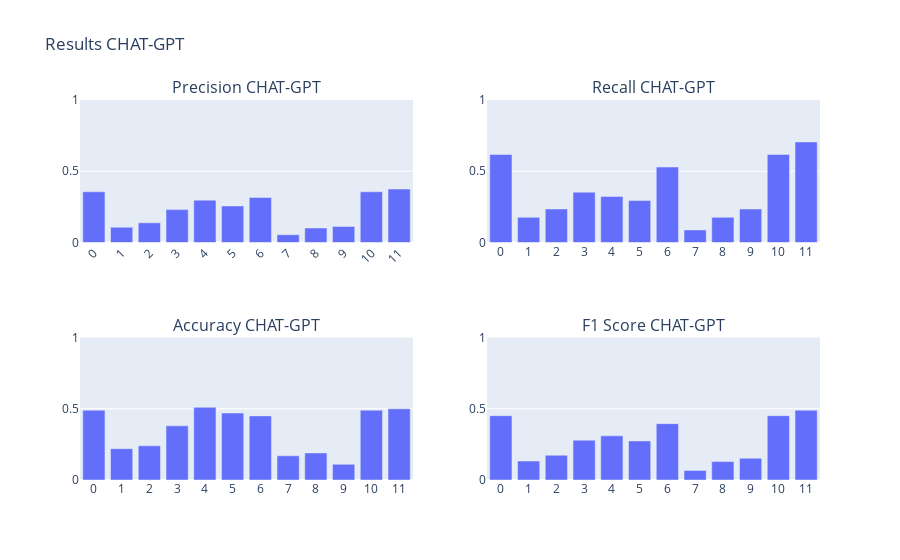

The code cell stored with this chart in its notebook:
### Markdown cell above
### Hard benchmark

### Code cell
folder = "data/results/chat_gpt"
files = get_json_files(folder)

# exclude 
files = [f for f in files if f != "2023-04-24 16:08:16.804316_simple_promt.json"]

results_cg = calculate_results(files, folder, model_name="CHAT-GPT")
create_chart(results_cg)

### Figure 1 — Plotly figure (JSON) as saved in the notebook; plotly's stock layout.template omitted (floating-point values rounded to 4 significant figures)
{"data": [{"alignmentgroup": "True", "hovertemplate": "Index=%{x}<br>Accuracy=%{y}<extra></extra>", "legendgroup": "", "marker": {"color": "#636efa", "pattern": {"shape": ""}}, "name": "", "offsetgroup": "", "orientation": "v", "showlegend": false, "textposition": "auto", "type": "bar", "x": ["0", "1", "2", "3", "4", "5", "6", "7", "8", "9", "10", "11"], "xaxis": "x3", "y": [0.49, 0.22, 0.24, 0.38, 0.51, 0.47, 0.45, 0.17, 0.19, 0.11, 0.49, 0.5], "yaxis": "y3"}, {"alignmentgroup": "True", "hovertemplate": "Index=%{x}<br>Precision=%{y}<extra></extra>", "legendgroup": "", "marker": {"color": "#636efa", "pattern": {"shape": ""}}, "name": "", "offsetgroup": "", "orientation": "v", "showlegend": false, "textposition": "auto", "type": "bar", "x": ["0", "1", "2", "3", "4", "5", "6", "7", "8", "9", "10", "11"], "xaxis": "x", "y": [0.3559, 0.1071, 0.1379, 0.2308, 0.2973, 0.2564, 0.3158, 0.05455, 0.1017, 0.1127, 0.3559, 0.375], "yaxis": "y"}, {"alignmentgroup": "True", "hovertemplate": "Index=%{x}<br>Recall=%{y}<extra></extra>", "legendgroup": "", "marker": {"color": "#636efa", "pattern": {"shape": ""}}, "name": "", "offsetgroup": "", "orientation": "v", "showlegend": false, "textposition": "auto", "type": "bar", "x": ["0", "1", "2", "3", "4", "5", "6", "7", "8", "9", "10", "11"], "xaxis": "x2", "y": [0.6176, 0.1765, 0.2353, 0.3529, 0.3235, 0.2941, 0.5294, 0.08824, 0.1765, 0.2353, 0.6176, 0.7059], "yaxis": "y2"}, {"alignmentgroup": "True", "hovertemplate": "Index=%{x}<br>F1 Score=%{y}<extra></extra>", "legendgroup": "", "marker": {"color": "#636efa", "pattern": {"shape": ""}}, "name": "", "offsetgroup": "", "orientation": "v", "showlegend": false, "textposition": "auto", "type": "bar", "x": ["0", "1", "2", "3", "4", "5", "6", "7", "8", "9", "10", "11"], "xaxis": "x4", "y": [0.4516, 0.1333, 0.1739, 0.2791, 0.3099, 0.274, 0.3956, 0.06742, 0.129, 0.1524, 0.4516, 0.4898], "yaxis": "y4"}], "layout": {"annotations": [{"font": {"size": 16}, "showarrow": false, "text": "Precision CHAT-GPT", "x": 0.225, "xanchor": "center", "xref": "paper", "y": 1, "yanchor": "bottom", "yref": "paper"}, {"font": {"size": 16}, "showarrow": false, "text": "Recall CHAT-GPT", "x": 0.775, "xanchor": "center", "xref": "paper", "y": 1, "yanchor": "bottom", "yref": "paper"}, {"font": {"size": 16}, "showarrow": false, "text": "Accuracy CHAT-GPT", "x": 0.225, "xanchor": "center", "xref": "paper", "y": 0.375, "yanchor": "bottom", "yref": "paper"}, {"font": {"size": 16}, "showarrow": false, "text": "F1 Score CHAT-GPT", "x": 0.775, "xanchor": "center", "xref": "paper", "y": 0.375, "yanchor": "bottom", "yref": "paper"}], "title": {"text": "Results CHAT-GPT"}, "xaxis": {"anchor": "y", "domain": [0, 0.45], "tickangle": -45}, "xaxis2": {"anchor": "y2", "domain": [0.55, 1]}, "xaxis3": {"anchor": "y3", "domain": [0, 0.45]}, "xaxis4": {"anchor": "y4", "domain": [0.55, 1]}, "yaxis": {"anchor": "x", "domain": [0.625, 1], "range": [0, 1]}, "yaxis2": {"anchor": "x2", "domain": [0.625, 1], "range": [0, 1]}, "yaxis3": {"anchor": "x3", "domain": [0, 0.375], "range": [0, 1]}, "yaxis4": {"anchor": "x4", "domain": [0, 0.375], "range": [0, 1]}}}
